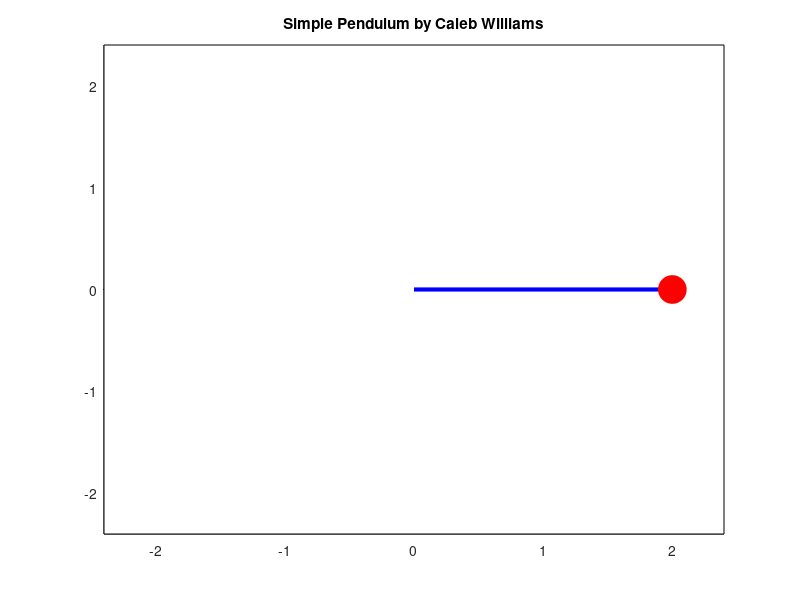

The MATLAB source for this figure: (Note: this script raises an error after producing the figure.)
% https://www.youtube.com/watch?v=ULyHgWK4IJw
% %https://de.mathworks.com/matlabcentral/answers/94495-how-can-i-create-animated-gif-images-in-matlab

m=1; % pendulum bob mass
l=2; % pendulum rod length
g=9.81; % acceleration due to gravity
t=10; % simulation time
c=0.25; % damping coefficient
tStep=0.1; % simulation time step
iterations=t/tStep; % total number of iterations
% pre-allocation of variables for speed
theta=zeros(iterations,1);
omega=zeros(iterations,1);
alpha=zeros(iterations,1);
T=zeros(iterations,1);
theta(1,:)=pi/2; % initial angular position
omega(1,:)=0; % initial angular velocity
alpha(1,:)=0; % initial angular acceleration

figure(1)
filename = 'pendulum_test.gif';

for n=1:iterations
    % Iteratively solve equations of motion using Euler's Method
    theta(n+1,:)=theta(n,:)+omega(n,:)*tStep; % new angular position
    omega(n+1,:)=omega(n,:)+alpha(n,:)*tStep; % new angular velocity
    alpha(n+1,:)=(-g*sin(theta(n+1,:)))/l-c*omega(n+1,:); % new angular acceleration
    
    % Plot everything for the video
    hold on;
    fill([-l-0.2*l l+0.2*l l+0.2*l -l-0.2*l],[-l-0.2*l -l-0.2*l l+0.2*l l+0.2*l],'w'); % clears background
    plot([0 l*sin(theta(n,:))],[0 -l*cos(theta(n,:))],'b','LineWidth',3); % plots rod
    plot(l*sin(theta(n,:)),-l*cos(theta(n,:)),'Marker','o','MarkerSize',20,'MarkerFaceColor','r','MarkerEdgeColor','r'); % plots bob
    %plot(0,0,'Marker','0','MarkerSize',5,'MarkerFaceColor','k','MarkerEdgeColor','k'); % plots pin
    xlim([-l-0.2*l l+0.2*l]);
    ylim([-l-0.2*l l+0.2*l]);
    title('Simple Pendulum by Caleb Williams');

    drawnow
    frame = getframe(1);
    im = frame2im(frame);
    [imind,cm] = rgb2ind(im,256);
    if n == 1
        imwrite(imind,cm,filename,'gif', 'Loopcount',inf);
    else
        imwrite(imind,cm,filename,'gif','WriteMode','append');
    end
end
